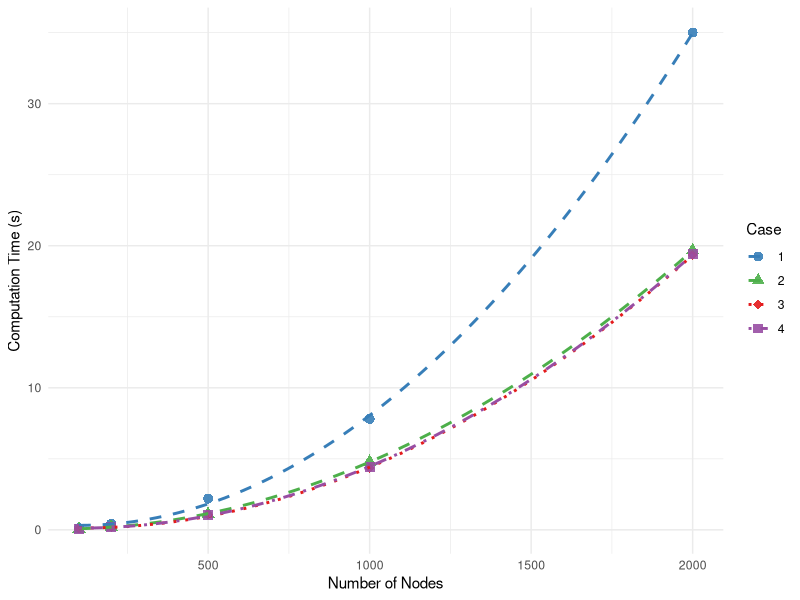
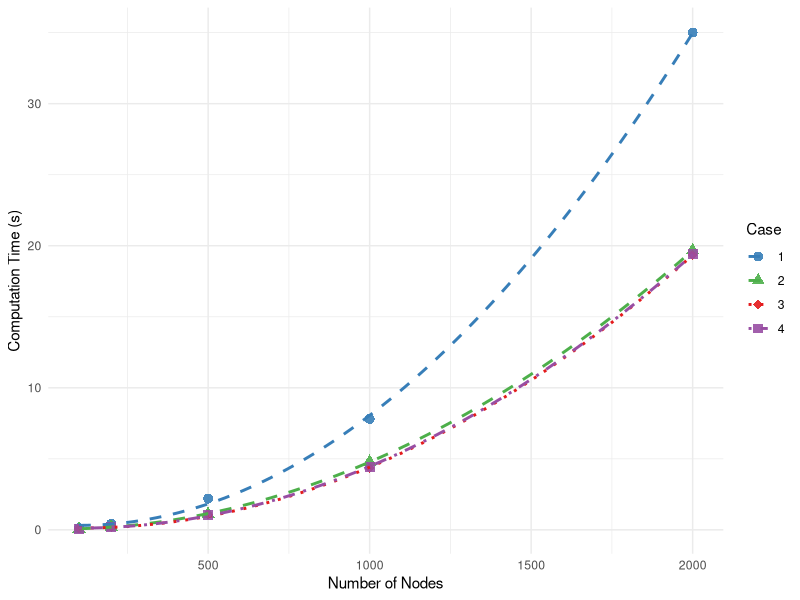

The R source for these figures, in order:
# cat(1, "\n")
# source("test_simu_1.R")
# # 35.01474 7.80938 2.190632 0.4317256 0.1359093
# cat(2, "\n")
# source("test_simu_3.R")
# # 19.66861 4.795508 1.115385 0.2134667 0.07247049 
# cat(3, "\n")
# source("test_simu_4.R")  
# # 19.35373 4.333466 1.061593 0.19179 0.06726152
# cat(4, "\n")
# source("test_simu_5.R")
# # 19.38905 4.4096 1.067333 0.2006518 0.06547802


# 创建数据框
case1 <- c(35.01474, 7.80938, 2.190632, 0.4317256, 0.1359093)
case2 <- c(19.66861, 4.795508, 1.115385, 0.2134667, 0.07247049)
case3 <- c(19.35373, 4.333466, 1.061593, 0.19179, 0.06726152)
case4 <- c(19.38905, 4.4096, 1.067333, 0.2006518, 0.06547802)

# 创建数据框（长格式）
df <- data.frame(
  x = rep(c(2000, 1000, 500, 200, 100), 4),
  time = c(case1, case2, case3, case4),
  Case = factor(rep(1:4, each = 5))
)

# 加载ggplot2包
library(ggplot2)

# 创建散点图并添加二次拟合曲线
shapes <- c(16, 17, 18, 15)   # 不同的点形状：圆形，三角形，菱形，方形
linetypes <- c("dashed", "dashed", "dotted", "dotdash")  # 不同的线型

# 创建散点图并添加二次拟合曲线
p <- ggplot(df, aes(x = x, y = time, color = Case, shape = Case, linetype = Case)) +
  geom_point(alpha = 0.9, size = 3) +  # 散点
  geom_smooth(method = "lm", formula = y ~ poly(x, 2), alpha = 0.6,
              se = FALSE, size = 1) +  # 二次拟合，使用不同的线型
  scale_color_manual(values = c("#377EB8", "#4DAF4A", "#E41A1C", "#984EA3")) +
  scale_shape_manual(values = shapes) +
  scale_linetype_manual(values = linetypes) +
  labs(x = "Number of Nodes", y = "Computation Time (s)", 
       title = NULL) +
  theme_minimal() +
  theme(legend.position = "right")

# 显示图形
print(p)
# 保存图形（可选）
ggsave("result/test_simu_all_cases/simu_time.pdf", plot = p, width = 5, height = 4)
